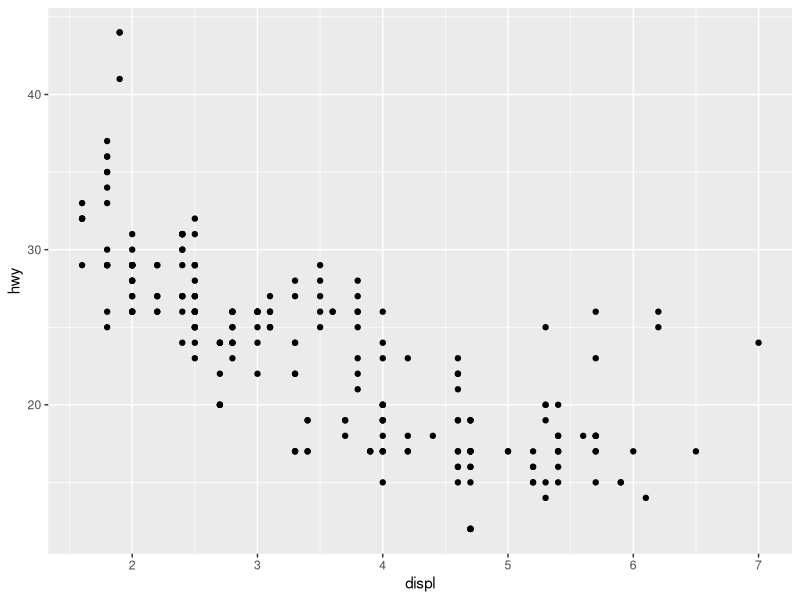
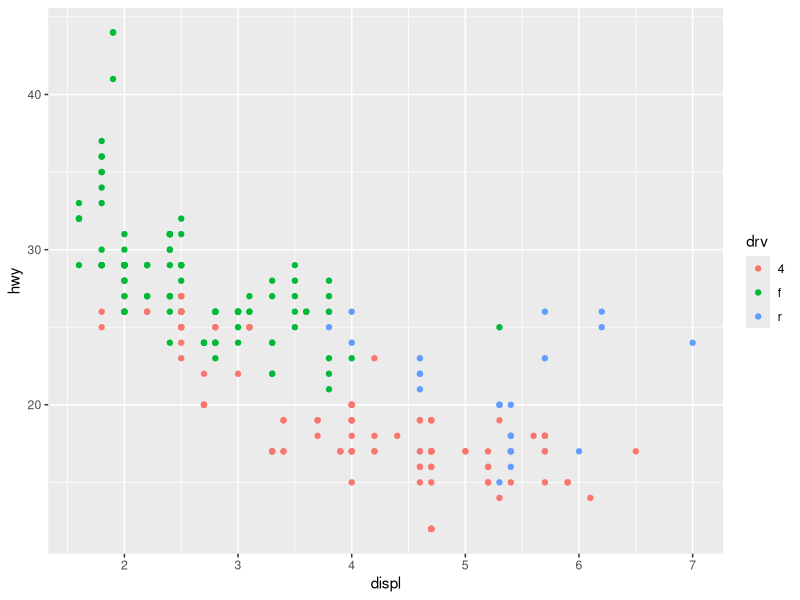
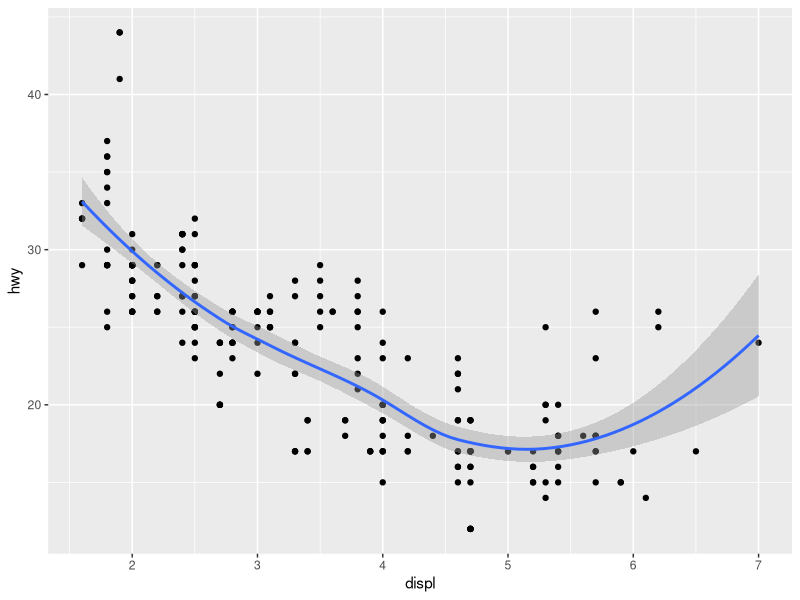
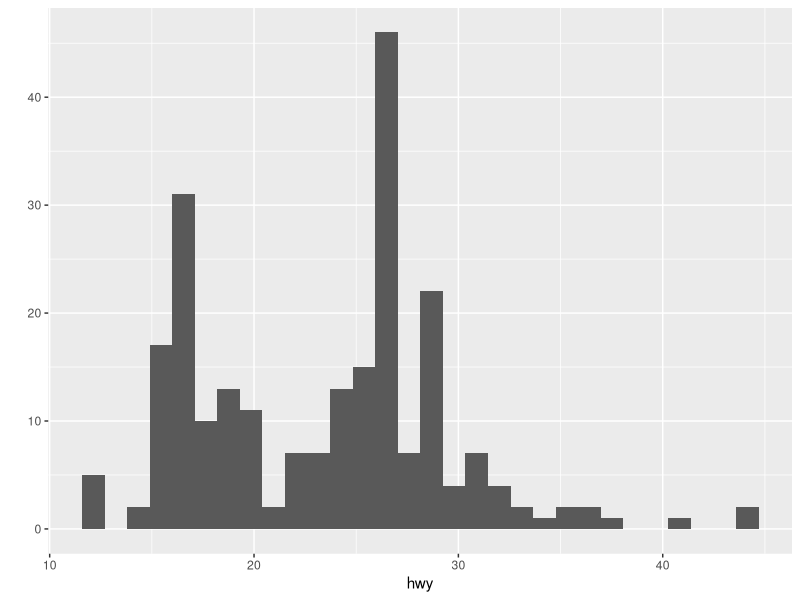
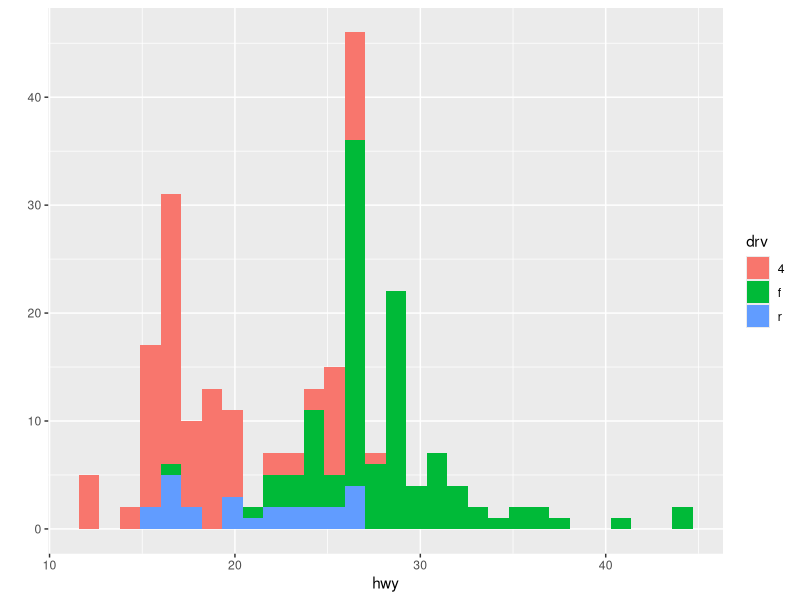
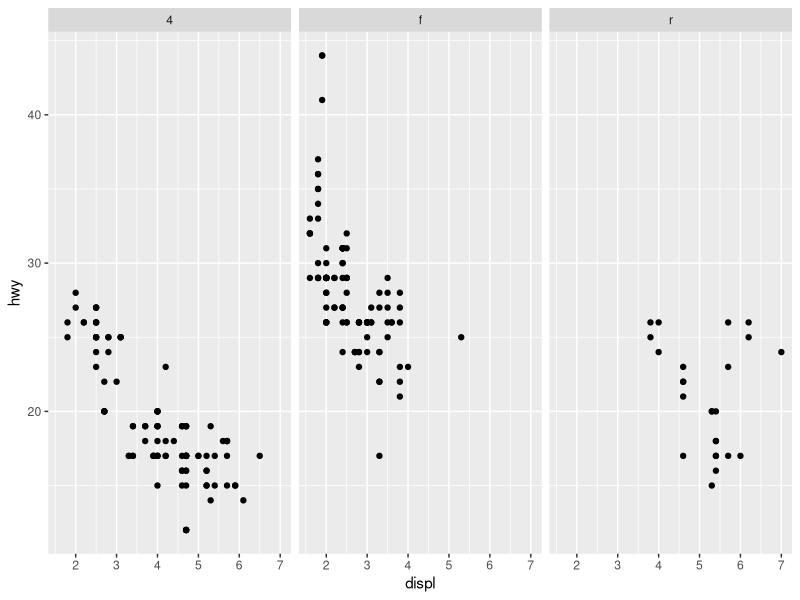
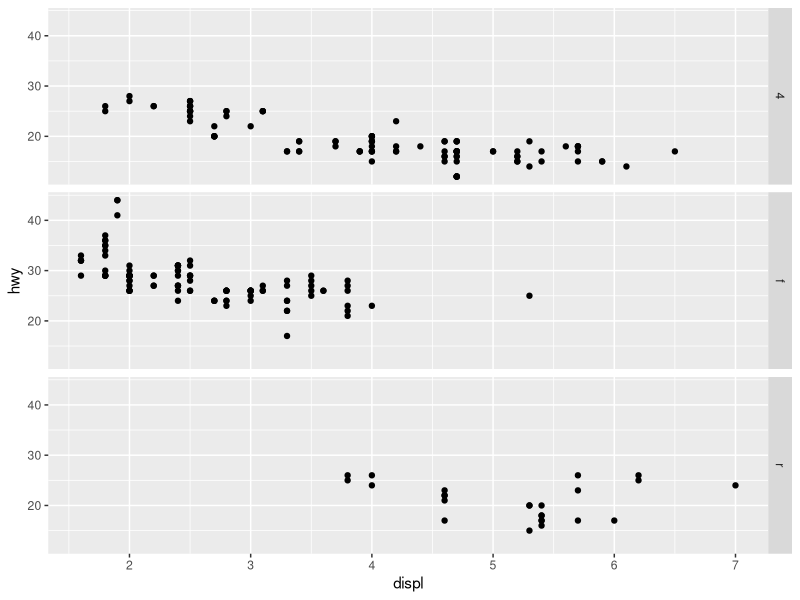
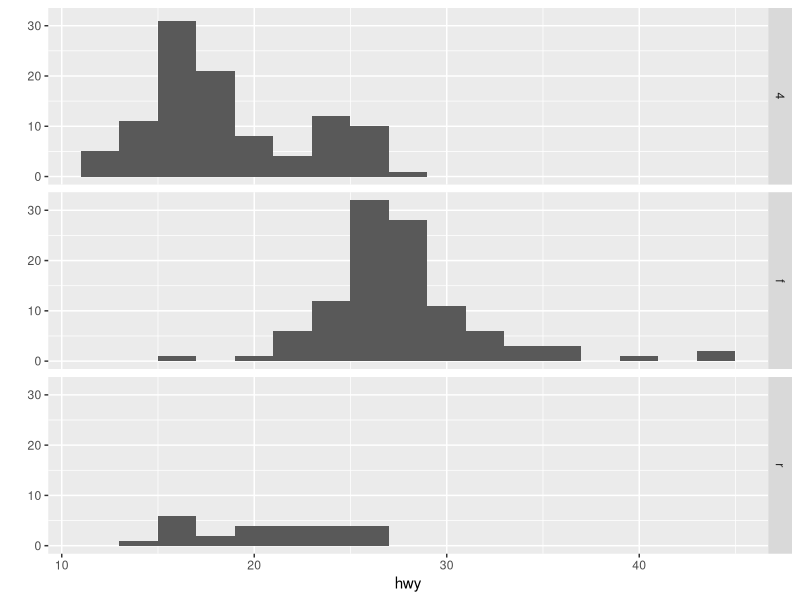

Reproduce these figures in R, in order.
## ---- chunk 1
knitr::opts_chunk$set(echo = TRUE)
## ---- chunk 2
library(ggplot2)
data(mpg)
## ---- chunk 3
help(mpg) # or ?mpg
## ---- chunk 4
str(mpg)
## ---- chunk 5
summary(mpg)
## ---- chunk 6
qplot(displ, hwy, data=mpg, geom="point")

## ---- chunk 7
qplot(displ, hwy, color=drv, data=mpg, geom="point")

## ---- chunk 8
qplot(displ, hwy, data=mpg, geom=c("point", "smooth"))

## ---- chunk 9
qplot(hwy, data=mpg)

## ---- chunk 10
qplot(hwy, fill=drv, data=mpg)

## ---- chunk 11
qplot(displ, hwy, data=mpg, facets = .~drv)

## ---- chunk 12
qplot(displ, hwy, data=mpg, facets = drv ~ .)

## ---- chunk 13
qplot(hwy, data=mpg, facets = drv ~ ., binwidth=2)

## ---- chunk 14
qplot(hwy, color=drv, data=mpg, geom="density")

## ---- chunk 15
qplot(hwy, cty, data=mpg, geom=c("point", "smooth"),
      method="lm", facets = .~drv)

## ---- chunk 16

ggplot(data=mpg, aes(y=hwy, x=cty)) + geom_point() + facet_wrap(drv~., ncol=3) + labs(x="number of cylinders") + 
  labs(y="highway miles per gallon") + labs(title="Scatterplot of highway miles per gallon vs number of cylinders")
